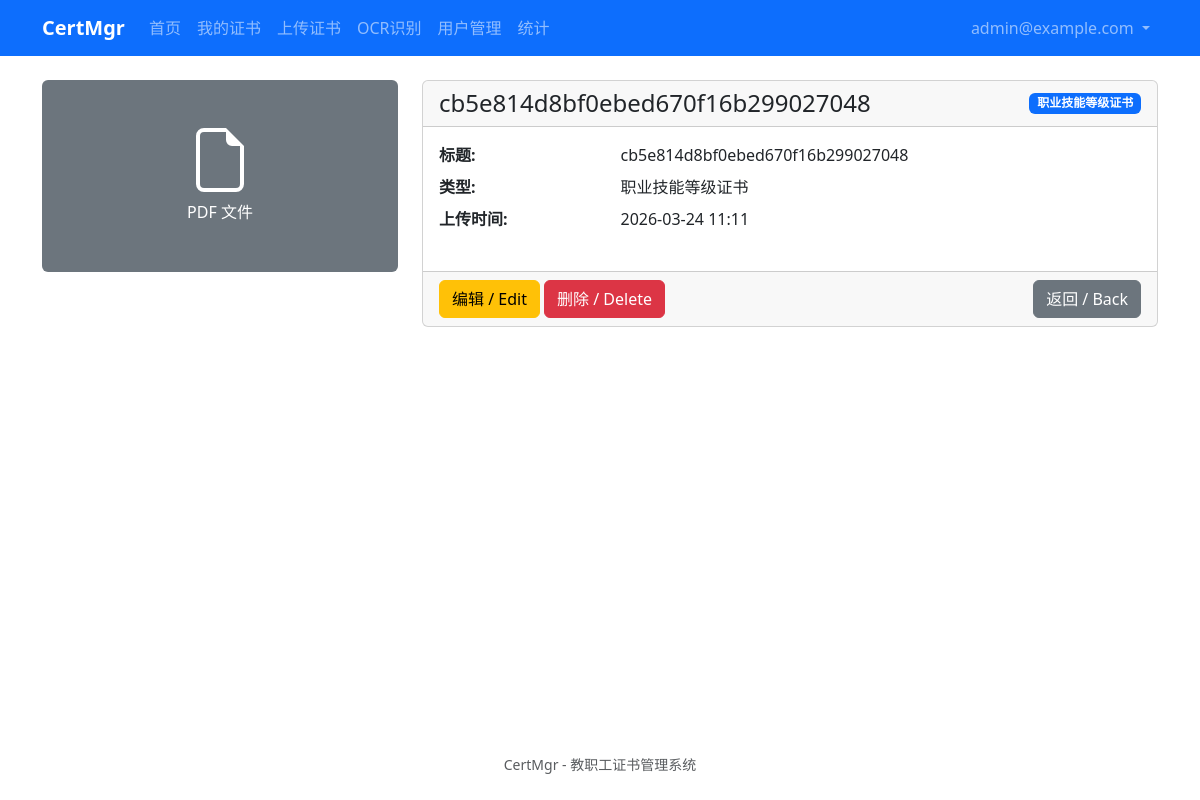
/certificates/4 (signed in), run on the app's committed database.
### app/models/user.py (models this page shows, shortened)
class User(UserMixin, db.Model):
    __tablename__ = 'users'
    id = db.Column(db.Integer, primary_key=True)
    email = db.Column(db.String(120), unique=True, nullable=False, index=True)
    password_hash = db.Column(db.String(256), nullable=False)
    is_admin = db.Column(db.Boolean, default=False)
    is_disabled = db.Column(db.Boolean, default=False)
    created_at = db.Column(db.DateTime, default=datetime.utcnow)

### app/models/certificate.py (models this page shows, shortened)
class Certificate(db.Model):
    __tablename__ = 'certificates'
    id = db.Column(db.Integer, primary_key=True)
    user_id = db.Column(db.Integer, db.ForeignKey('users.id'), nullable=False, index=True)
    certificate_type_id = db.Column(db.Integer, db.ForeignKey('certificate_types.id'), nullable=False)
    title = db.Column(db.String(200), nullable=False)
    file_path = db.Column(db.String(500), nullable=False)
    original_filename = db.Column(db.String(255))
    file_size = db.Column(db.Integer)
    file_mime_type = db.Column(db.String(100))
    fields = db.Column(db.JSON)
    created_at = db.Column(db.DateTime, default=datetime.utcnow)
    updated_at = db.Column(db.DateTime, default=datetime.utcnow, onupdate=datetime.utcnow)
    owner = db.relationship('User', backref=db.backref('certificates', lazy='dynamic'))
    certificate_type = db.relationship('CertificateType', backref=db.backref('certificates', lazy='dynamic'))

class CertificateType(db.Model):
    __tablename__ = 'certificate_types'
    id = db.Column(db.Integer, primary_key=True)
    name = db.Column(db.String(50), unique=True, nullable=False)
    fields_schema = db.Column(db.JSON)
    created_at = db.Column(db.DateTime, default=datetime.utcnow)

### app/blueprints/certificates/routes.py (the view)
@certificates_bp.route('/<int:cert_id>')
@login_required
def detail(cert_id):
    certificate = Certificate.query.get_or_404(cert_id)
    if not current_user.is_admin and certificate.user_id != current_user.id:
        abort(403)
    return render_template('certificates/detail.html', certificate=certificate)

### app/templates/certificates/detail.html (shortened to what this page needs)
{% extends "base.html" %}
{% block content %}
<div class="row">
    <div class="col-md-4">
        {% if certificate.file_mime_type and 'image' in certificate.file_mime_type %}
        <img src="{{ url_for('certificates.file', cert_id=certificate.id) }}" class="img-fluid rounded" alt="{{ certificate.title }}">
        {% else %}
        <div class="bg-secondary text-white rounded p-5 text-center">
            <svg xmlns="http://www.w3.org/2000/svg" width="64" height="64" fill="currentColor" viewBox="0 0 16 16">
                <path d="M14 4.5V14a2 2 0 0 1-2 2H4a2 2 0 0 1-2-2V2a2 2 0 0 1 2-2h5.5L14 4.5zm-3 0A1.5 1.5 0 0 1 9.5 3V1H4a1 1 0 0 0-1 1v12a1 1 0 0 0 1 1h8a1 1 0 0 0 1-1V4.5h-2z"/>
            </svg>
            <div class="mt-2">PDF 文件</div>
        </div>
        {% endif %}
    </div>
    <div class="col-md-8">
        <div class="card">
            <div class="card-header d-flex justify-content-between align-items-center">
                <h4 class="mb-0">{{ certificate.title }}</h4>
                <span class="badge bg-primary">{{ certificate.certificate_type.name if certificate.certificate_type else 'Unknown' }}</span>
            </div>
            <div class="card-body">
                <dl class="row">
                    <dt class="col-sm-3">标题:</dt>
                    <dd class="col-sm-9">{{ certificate.title }}</dd>
                    <dt class="col-sm-3">类型:</dt>
                    <dd class="col-sm-9">{{ certificate.certificate_type.name if certificate.certificate_type else 'Unknown' }}</dd>
                    <dt class="col-sm-3">上传时间:</dt>
                    <dd class="col-sm-9">{{ certificate.created_at.strftime('%Y-%m-%d %H:%M') if certificate.created_at else 'N/A' }}</dd>
                </dl>
            </div>
            <div class="card-footer">
                <a href="{{ url_for('certificates.edit', cert_id=certificate.id) }}" class="btn btn-warning">编辑 / Edit</a>
                <form method="POST" action="{{ url_for('certificates.delete', cert_id=certificate.id) }}" class="d-inline"
                      onsubmit="return confirm('确定要删除吗？/ Are you sure?');">
                    <button type="submit" class="btn btn-danger">删除 / Delete</button>
                </form>
                <a href="{{ url_for('certificates.list') }}" class="btn btn-secondary float-end">返回 / Back</a>
            </div>
        </div>
    </div>
</div>
{% endblock %}

### app/templates/base.html (shortened to what this page needs)
<!DOCTYPE html>
<html lang="zh-CN">
<head>
    <link href="https://cdn.jsdelivr.net/npm/bootstrap@5.3.8/dist/css/bootstrap.min.css" rel="stylesheet">
    <link rel="stylesheet" href="{{ url_for('static', filename='css/app.css') }}">
</head>
<body>
    <nav class="navbar navbar-expand-lg navbar-dark bg-primary">
        <div class="container">
            <a class="navbar-brand" href="{{ url_for('auth.home') if current_user.is_authenticated else url_for('auth.login') }}">
                CertMgr
            </a>
            <div class="collapse navbar-collapse" id="navbarNav">
                <ul class="navbar-nav me-auto">
                    {% if current_user.is_authenticated %}
                        <li class="nav-item">
                            <a class="nav-link" href="{{ url_for('auth.home') }}">首页</a>
                        </li>
                        <li class="nav-item">
                            <a class="nav-link" href="{{ url_for('certificates.list') }}">我的证书</a>
                        </li>
                        <li class="nav-item">
                            <a class="nav-link" href="{{ url_for('certificates.upload') }}">上传证书</a>
                        </li>
                        <li class="nav-item">
                            <a class="nav-link" href="{{ url_for('certificates.ocr_upload') }}">OCR识别</a>
                        </li>
                        {% if current_user.is_admin %}
                        <li class="nav-item">
                            <a class="nav-link" href="{{ url_for('admin.list_users') }}">用户管理</a>
                        </li>
                        <li class="nav-item">
                            <a class="nav-link" href="{{ url_for('statistics.dashboard') }}">统计</a>
                        </li>
                        {% endif %}
                    {% endif %}
                </ul>
                <ul class="navbar-nav ms-auto">
                    {% if current_user.is_authenticated %}
                        <li class="nav-item dropdown">
                            <a class="nav-link dropdown-toggle" href="#" role="button" data-bs-toggle="dropdown">
                                {{ current_user.email }}
                            </a>
                        </li>
                    {% endif %}
                </ul>
            </div>
        </div>
    </nav>
    <main class="container my-4">
        {% block content %}{% endblock %}
    </main>
    <footer class="text-center text-muted py-4">
        <small>CertMgr - 教职工证书管理系统</small>
    </footer>
</body>
</html>

### app/static/css/app.css (style rules this page uses)
:root { --primary-color: #0d6efd; }
body { min-height: 100vh; display: flex; flex-direction: column; }
main { flex: 1; }
.navbar-brand { font-weight: 600; }
.card { transition: box-shadow 0.2s; }

### data on the page
User: email "admin@example.com"
Certificate: title "cb5e814d8bf0ebed670f16b299027048", created_at "2026-03-24 11:11"
CertificateType: certificate_type "职业技能等级证书"
